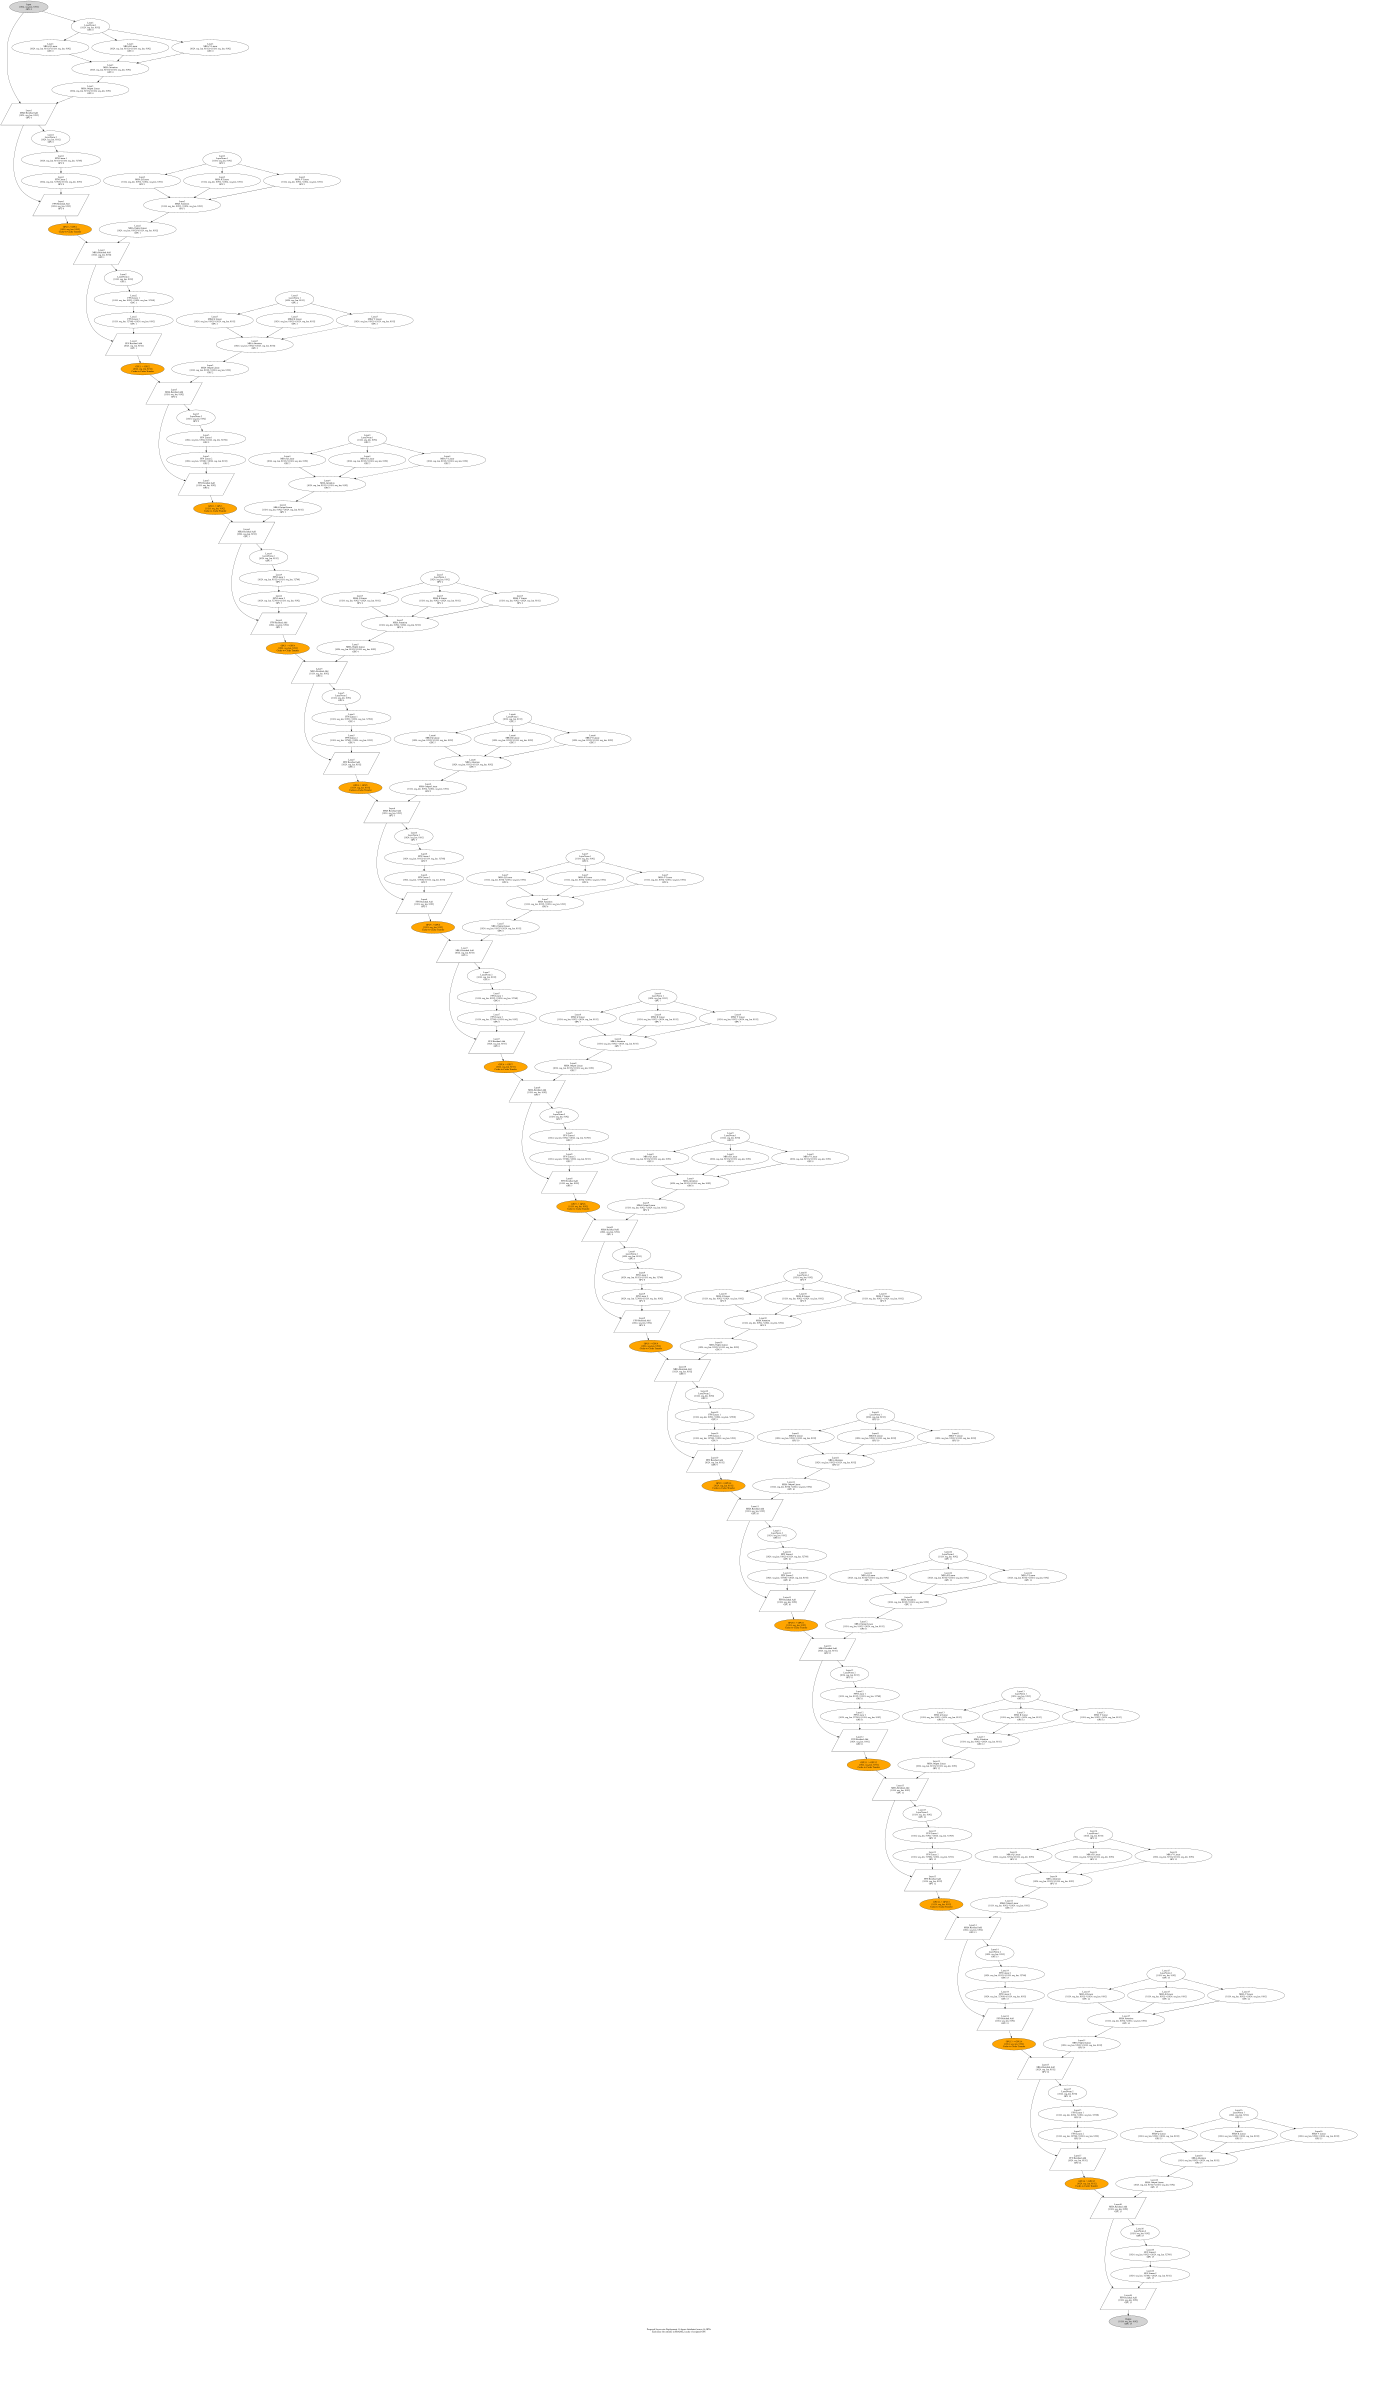

Generate this figure with Python:
import graphviz

# Create proposed layer-wise deployment DAG for Dense model
# With 16 GPUs, we distribute 16 layers evenly: 1 layer per GPU
dot = graphviz.Digraph('proposed_dense', comment='Dense Model - Proposed Layer-wise Cache-Fitting Deployment')
dot.attr(rankdir='TB', size='25,25')

# Define colors for different GPUs
colors = [
    '#ffcccc', '#ccffcc', '#ccccff', '#ffffcc',  # GPUs 0-3
    '#ffccff', '#ccffff', '#ffddcc', '#ddffcc',  # GPUs 4-7
    '#ffaaaa', '#aaffaa', '#aaaaff', '#ffffaa',  # GPUs 8-11
    '#ffaaff', '#aaffff', '#ffbbaa', '#bbffaa'   # GPUs 12-15
]

# Input node
dot.node('input', 'Input\n[1024, seq_len, 8192]\nGPU 0', shape='ellipse', style='filled', fillcolor='lightgray')

# Create layer nodes for each GPU (1 layer per GPU)
for gpu_id in range(16):
    layer = gpu_id + 1
    
    # Multi-Head Attention
    dot.node(f'layer{layer}_mha_q', f'Layer{layer}\nMHA Q Linear\n[1024, seq_len, 8192]->[1024, seq_len, 8192]\nGPU {gpu_id}', 
             fillcolor=colors[gpu_id])
    dot.node(f'layer{layer}_mha_k', f'Layer{layer}\nMHA K Linear\n[1024, seq_len, 8192]->[1024, seq_len, 8192]\nGPU {gpu_id}', 
             fillcolor=colors[gpu_id])
    dot.node(f'layer{layer}_mha_v', f'Layer{layer}\nMHA V Linear\n[1024, seq_len, 8192]->[1024, seq_len, 8192]\nGPU {gpu_id}', 
             fillcolor=colors[gpu_id])
    dot.node(f'layer{layer}_mha_attn', f'Layer{layer}\nMHA Attention\n[1024, seq_len, 8192]->[1024, seq_len, 8192]\nGPU {gpu_id}', 
             fillcolor=colors[gpu_id])
    dot.node(f'layer{layer}_mha_out', f'Layer{layer}\nMHA Output Linear\n[1024, seq_len, 8192]->[1024, seq_len, 8192]\nGPU {gpu_id}', 
             fillcolor=colors[gpu_id])
    dot.node(f'layer{layer}_mha_add', f'Layer{layer}\nMHA Residual Add\n[1024, seq_len, 8192]\nGPU {gpu_id}', 
             shape='parallelogram', fillcolor=colors[gpu_id])
    
    # FFN
    dot.node(f'layer{layer}_ffn1', f'Layer{layer}\nFFN Linear 1\n[1024, seq_len, 8192]->[1024, seq_len, 32768]\nGPU {gpu_id}', 
             fillcolor=colors[gpu_id])
    dot.node(f'layer{layer}_ffn2', f'Layer{layer}\nFFN Linear 2\n[1024, seq_len, 32768]->[1024, seq_len, 8192]\nGPU {gpu_id}', 
             fillcolor=colors[gpu_id])
    dot.node(f'layer{layer}_ffn_add', f'Layer{layer}\nFFN Residual Add\n[1024, seq_len, 8192]\nGPU {gpu_id}', 
             shape='parallelogram', fillcolor=colors[gpu_id])
    
    # LayerNorm nodes
    dot.node(f'layer{layer}_ln1', f'Layer{layer}\nLayerNorm 1\n[1024, seq_len, 8192]\nGPU {gpu_id}', 
             fillcolor=colors[gpu_id])
    dot.node(f'layer{layer}_ln2', f'Layer{layer}\nLayerNorm 2\n[1024, seq_len, 8192]\nGPU {gpu_id}', 
             fillcolor=colors[gpu_id])

# Communication nodes between GPUs (point-to-point)
for gpu_id in range(15):
    dot.node(f'comm_{gpu_id}_{gpu_id+1}', f'GPU{gpu_id} -> GPU{gpu_id+1}\n[1024, seq_len, 8192]\nCache-to-Cache Transfer', 
             shape='ellipse', style='filled', fillcolor='orange')

# Output node
dot.node('output', 'Output\n[1024, seq_len, 8192]\nGPU 15', shape='ellipse', style='filled', fillcolor='lightgray')

# Connect the DAG
# Input to first layer
dot.edge('input', 'layer1_ln1')

for layer in range(1, 17):
    gpu_id = layer - 1
    
    # MHA path
    dot.edge(f'layer{layer}_ln1', f'layer{layer}_mha_q')
    dot.edge(f'layer{layer}_ln1', f'layer{layer}_mha_k')
    dot.edge(f'layer{layer}_ln1', f'layer{layer}_mha_v')
    dot.edge(f'layer{layer}_mha_q', f'layer{layer}_mha_attn')
    dot.edge(f'layer{layer}_mha_k', f'layer{layer}_mha_attn')
    dot.edge(f'layer{layer}_mha_v', f'layer{layer}_mha_attn')
    dot.edge(f'layer{layer}_mha_attn', f'layer{layer}_mha_out')
    dot.edge(f'layer{layer}_mha_out', f'layer{layer}_mha_add')
    
    # Add residual connection
    if layer == 1:
        dot.edge('input', f'layer1_mha_add')
    else:
        dot.edge(f'comm_{gpu_id-1}_{gpu_id}', f'layer{layer}_mha_add')
    
    dot.edge(f'layer{layer}_mha_add', f'layer{layer}_ln2')
    
    # FFN path
    dot.edge(f'layer{layer}_ln2', f'layer{layer}_ffn1')
    dot.edge(f'layer{layer}_ffn1', f'layer{layer}_ffn2')
    dot.edge(f'layer{layer}_ffn2', f'layer{layer}_ffn_add')
    dot.edge(f'layer{layer}_mha_add', f'layer{layer}_ffn_add')
    
    # Connect to next layer or output
    if layer < 16:
        dot.edge(f'layer{layer}_ffn_add', f'comm_{gpu_id}_{gpu_id+1}')
    else:
        dot.edge(f'layer{layer}_ffn_add', 'output')

# Add memory placement annotations
dot.attr(label='Proposed Layer-wise Deployment: 16 layers distributed across 16 GPUs\nEach layer fits entirely in SRAM/L2 cache of assigned GPU')

# Save the DAG
dot.format = 'svg'
dot.render('/home/wzc/data/file-share/submission/proposed_dense_dag', cleanup=True)

print("Proposed Dense DAG generated successfully")
